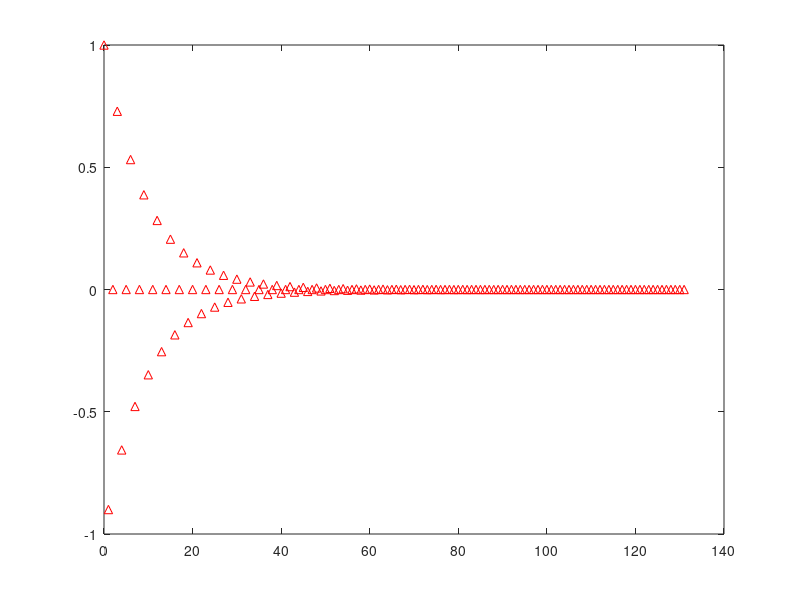

Write the MATLAB code that produced this figure. (Note: this script raises an error after producing the figure.)
%% 34.
% A system is described by the difference equation
% 
% *y[n] = x[n] − 0.9y[n − 1] + 0.81y[n − 2]. (2.121)*
% 
% Using MATLAB determine and plot
% 
% (a) Impulse response of the system.
% 
% (b) Step response of the system.
% 
% (c) Identify the transient response and the steady-state response in (b).
% 
% 
% 
% *a*

a = [1 0.9 0.81];
b = [1];

figure(1);
impz(b,a)
%% 
% *b*

figure(2);
stepz(b,a);
%% 
% *c*
% 
% For samples 0-55 can be classified as transient response which can be shown 
% in plot as varying amplitude. While after that the the amplitude becomes constant 
% and can be classified as steady state response. 

sysX = tf(b,a,0.01)
figure(3);
step(sysX)
stepinfo(sysX)